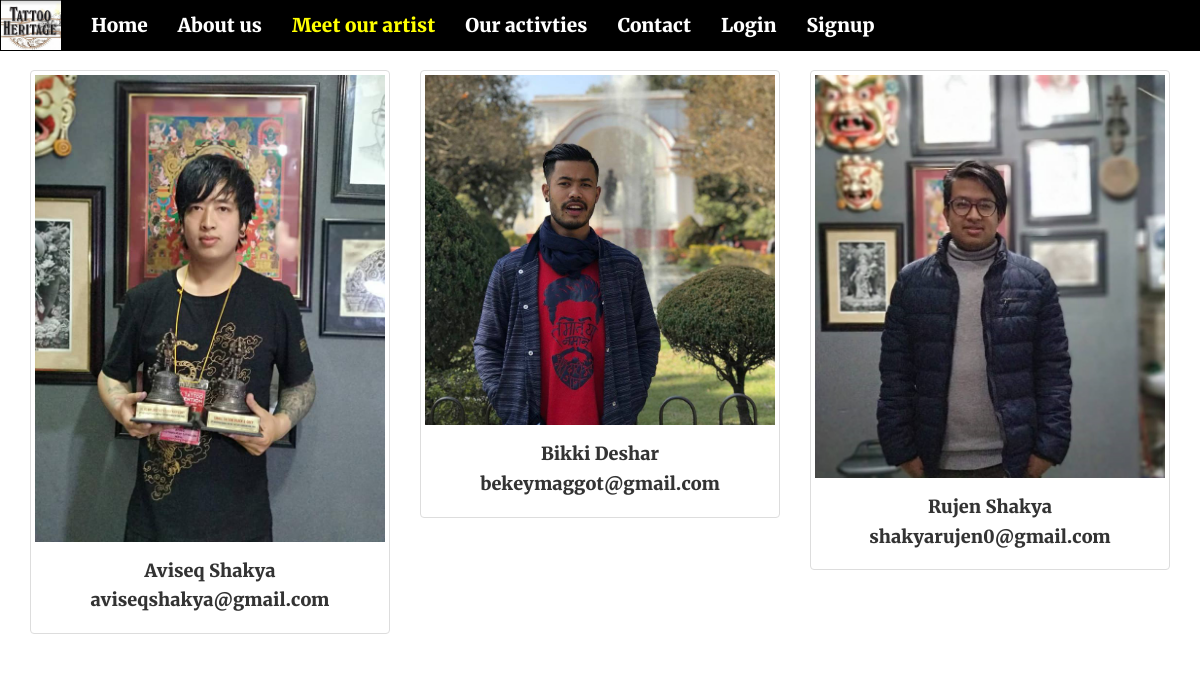
Screenshot of /artist.php with the database file from the repository.
### tables this page shows
CREATE TABLE `tattoo_artist` (
  `e_id` int(11) NOT NULL,
  `e_name` varchar(40) NOT NULL,
  `e_phone` varchar(15) NOT NULL,
  `e_email` varchar(40) NOT NULL,
  `e_photo` varchar(500) NOT NULL,
  `e_username` varchar(40) NOT NULL,
  `e_password` varchar(40) NOT NULL
);

### artist.php (the view, shortened to what this page needs)
<?php
      $con=mysqli_connect("localhost","root","","tattoo_heritage");
      if(!$con)
      	die("Can't connect to the database");
    else
      $sql="SELECT e_name, e_email, e_photo FROM tattoo_artist";
?>
<!DOCTYPE html>
<html>
<head>
	<link rel="stylesheet" type="text/css" href="css/homecss.css">
	<link rel="stylesheet" href="https://maxcdn.bootstrapcdn.com/bootstrap/3.4.0/css/bootstrap.min.css">
</head>
<body>
	<nav class="navbar navbar-fixed-top ">
      <div class="container-fluid">
          <div class="navbar-header">
            <a class="navbar-brand" href="#"><img src="image/logo.jpg" ></a>
          </div>
          <div class="collapse navbar-collapse" id="myNavbar">
          <ul class="nav navbar-nav">
              <li class="nav-item">
                <a class="nav-link" href="home.php" style="color: white">Home</a>
              </li>
              <li class="nav-item">
                <a class="nav-link" href="about.php" style="color: white">About us</a>
              </li>
              <?php
              if (!isset($_SESSION['user']) && !isset($_SESSION['admin'])){ ?>
                <li class="nav-item">
                <a class="nav-link" href="artist.php" style="color: yellow">Meet our artist</a>
                </li>
                <li class="nav-item">
                  <a class="nav-link" href="activity.php" style="color: white">Our activties</a>
                </li>
                <li class="nav-item">
                  <a class="nav-link" href="contactph.php" style="color: white">Contact</a>
                </li>
                <li class="nav-item">
                  <a class="nav-link" href="login.php" style="color: white">Login</a>
                </li>
                <li class="nav-item">
                  <a class="nav-link" href="signup.php" style="color: white">Signup</a>
                </li>
              <?php }?>
          </ul>
        </div>
      </div>
    </nav>
	<div class="container">
	  	<div class="row">
			<?php
			if ($result=mysqli_query($con,$sql)){
				while ($row=mysqli_fetch_row($result)){?>
	    		<div class="col-md-4">
	      			<div class="thumbnail">
	        			<a href="design.php">
	          				<img src="<?=$row[2]?>" style="width:100%">
	          				<div class="caption">
	            				<p><h4><?= $row[0] ?></h4>
	            					<h4><?= $row[1] ?></h4>
	            				</p>
	          				</div>
	        			</a>
	      			</div>
	    		</div>
	    	<?php }
	    	}?>
		</div>
	</div>
</body>
</html>

### css/homecss.css (style rules this page uses)
* { margin: 0; padding: 0; font-family: Merriweather; }
.navbar { background-color: black; }
.navbar-brand img { margin: -15px 0 -26px -14px; height: 50px; width: 60px; }
li { font-size: 19px; }
a { color: white; }
div { font-size: 17px; }
.container { margin-top: 70px; }
h4 { text-align: center; }

### rows the page displays
tattoo_artist: e_photo (picture), e_name "Aviseq Shakya", e_email "aviseqshakya@gmail.com"
tattoo_artist: e_photo (picture), e_name "Bikki Deshar", e_email "bekeymaggot@gmail.com"
tattoo_artist: e_photo (picture), e_name "Rujen Shakya", e_email "shakyarujen0@gmail.com"
